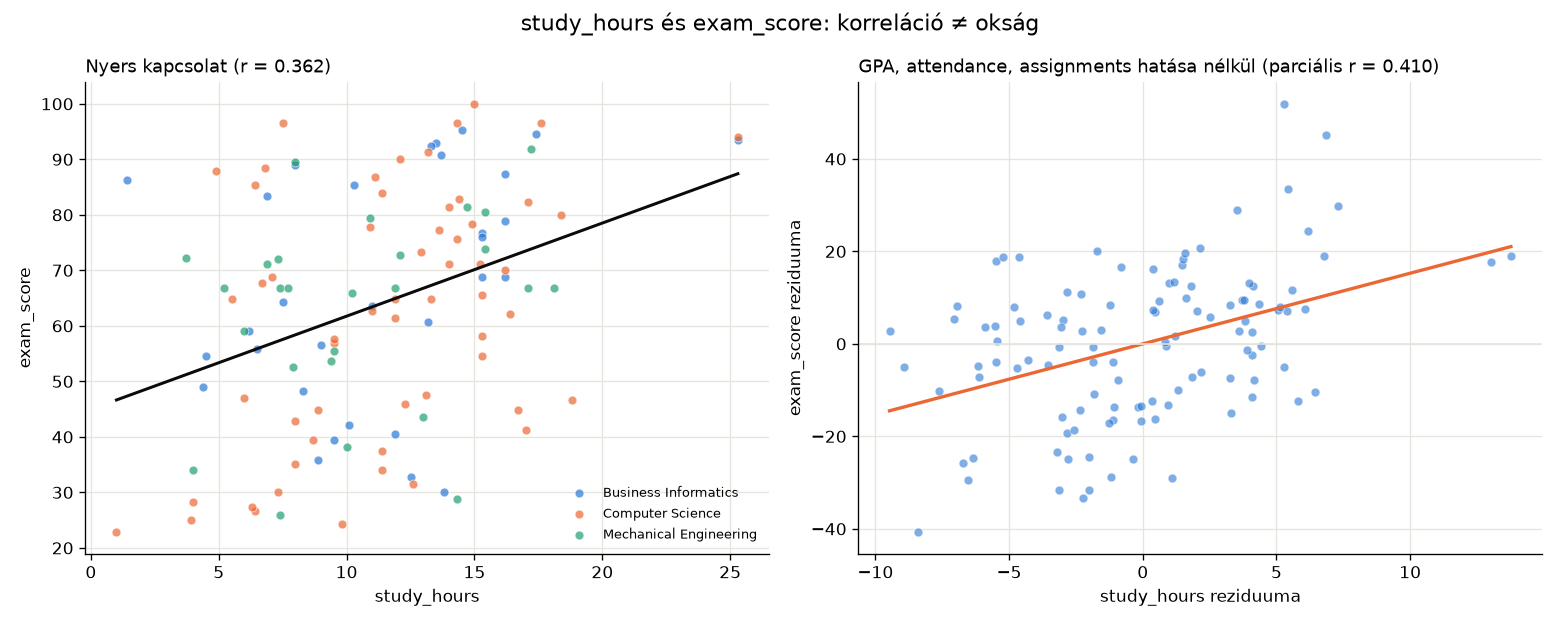

Write the Python code that produced this figure.
# -*- coding: utf-8 -*-
"""5. Korrelációs és oksági kapcsolat.

Bemenet: student_performance_imputed.csv

Megvizsgáljuk a study_hours és az exam_score kapcsolatát, majd azt, hogy
mennyit változik ez a kapcsolat, ha a többi mért változó hatását kiszűrjük
(parciális korreláció), illetve képzési programonként. Végül szövegesen
megválaszoljuk, hogy a korrelációból következik-e oksági kapcsolat.

Fontos: a korreláció nem jelent oksági kapcsolatot.
"""

import os

import numpy as np
import pandas as pd
import matplotlib.pyplot as plt
from scipy import stats

MAPPA = os.path.dirname(os.path.abspath(__file__))
BEMENET = os.path.join(MAPPA, "student_performance_imputed.csv")

X, Y = "study_hours", "exam_score"
KONTROLL = ["previous_gpa", "attendance", "assignments_completed"]

SZIN = "#2a78d6"
SZIN2 = "#eb6834"
SZOVEG_SZIN = "#0b0b0b"
RACS_SZIN = "#e5e4df"
PROGRAM_SZINEK = ["#2a78d6", "#eb6834", "#1f9e6e"]


def cim(szoveg):
    """Szakaszcím a kimenetben."""
    print()
    print("=" * 70)
    print(szoveg)
    print("=" * 70)


def beolvas():
    return pd.read_csv(BEMENET, sep=";", encoding="utf-8")


def ax_formaz(ax, cim_szoveg, xlabel, ylabel):
    """Közös formázás: cím, tengelyfeliratok, halvány rács."""
    ax.set_title(cim_szoveg, loc="left", fontsize=11)
    ax.set_xlabel(xlabel)
    ax.set_ylabel(ylabel)
    ax.grid(color=RACS_SZIN, linewidth=0.8)
    ax.set_axisbelow(True)
    for oldal in ("top", "right"):
        ax.spines[oldal].set_visible(False)


def reziduum(df, cel, magyarazok):
    """A cél változó lineáris regressziós reziduuma a magyarázó változókra."""
    M = np.column_stack([np.ones(len(df))] + [df[v].to_numpy(dtype=float) for v in magyarazok])
    y = df[cel].to_numpy(dtype=float)
    b, *_ = np.linalg.lstsq(M, y, rcond=None)
    return y - M @ b


def parcialis(df, kontroll):
    """X és Y parciális korrelációja: a kontrollváltozók hatását mindkettőből kiszűrjük."""
    rx = reziduum(df, X, kontroll)
    ry = reziduum(df, Y, kontroll)
    return stats.pearsonr(rx, ry).statistic, rx, ry


def abra(df, rx, ry, r, r_parc):
    fig, (ax_bal, ax_jobb) = plt.subplots(1, 2, figsize=(13, 5.2))

    for (program, resz), szin in zip(df.groupby("programme"), PROGRAM_SZINEK):
        ax_bal.scatter(resz[X], resz[Y], s=28, color=szin, alpha=0.7, edgecolor="white",
                       linewidth=0.5, label=program)
    meredekseg, metszet = np.polyfit(df[X], df[Y], 1)
    vonal = np.linspace(df[X].min(), df[X].max(), 100)
    ax_bal.plot(vonal, metszet + meredekseg * vonal, color=SZOVEG_SZIN, linewidth=1.8)
    ax_bal.legend(frameon=False, fontsize=8, loc="lower right")
    ax_formaz(ax_bal, "Nyers kapcsolat (r = {:.3f})".format(r), X, Y)

    # parciális regressziós ábra: mindkét változóból kiszűrve a kontrollváltozók hatását
    ax_jobb.scatter(rx, ry, s=28, color=SZIN, alpha=0.6, edgecolor="white", linewidth=0.5)
    meredekseg, metszet = np.polyfit(rx, ry, 1)
    vonal = np.linspace(rx.min(), rx.max(), 100)
    ax_jobb.plot(vonal, metszet + meredekseg * vonal, color=SZIN2, linewidth=2)
    ax_jobb.axhline(0, color=RACS_SZIN, linewidth=1)
    ax_formaz(ax_jobb, "GPA, attendance, assignments hatása nélkül (parciális r = {:.3f})"
              .format(r_parc), X + " reziduuma", Y + " reziduuma")

    fig.suptitle("study_hours és exam_score: korreláció ≠ okság", fontsize=13)
    fig.tight_layout()
    fig.savefig(os.path.join(MAPPA, "05_korrelacio_oksag.png"), dpi=120)


def main():
    df = beolvas()
    print("Beolvasva: {} sor, {} oszlop".format(*df.shape))

    cim("A study_hours és az exam_score kapcsolata")
    pearson = stats.pearsonr(df[X], df[Y])
    spearman = stats.spearmanr(df[X], df[Y])
    meredekseg, metszet = np.polyfit(df[X], df[Y], 1)
    r = pearson.statistic
    print("Pearson r = {:.3f} (p = {:.2e}), Spearman ρ = {:.3f}".format(
        r, pearson.pvalue, spearman.statistic))
    print("R² = {:.3f}: a tanulási idő a vizsgapontszám szórásának ~{:.0f}%-ával együtt mozog.".format(
        r ** 2, 100 * r ** 2))
    print("Regressziós egyenes: exam_score = {:.2f} + {:.2f} · study_hours".format(metszet, meredekseg))
    print("→ egy további tanulási óra átlagosan {:.2f} ponttal magasabb eredménnyel JÁR EGYÜTT".format(
        meredekseg))
    print("  (ez leíró összefüggés, nem azt jelenti, hogy egy óra tanulás {:.2f} pontot OKOZ).".format(
        meredekseg))

    cim("Változik-e a kapcsolat, ha más változókat is figyelembe veszünk?")
    print("study_hours korrelációja a többi mért változóval:")
    for v in KONTROLL:
        print("  {:<22} r = {:>6.3f}".format(v, df[X].corr(df[v])))
    print()
    print("Parciális korreláció (a kontrollváltozók hatását X-ből és Y-ból is kiszűrve):")
    for kontroll in ([v] for v in KONTROLL):
        print("  kontroll: {:<34} r = {:.3f}".format(", ".join(kontroll), parcialis(df, kontroll)[0]))
    r_parc, rx, ry = parcialis(df, KONTROLL)
    print("  kontroll: {:<34} r = {:.3f}".format("mind a három", r_parc))
    print()
    print("Képzési programonként:")
    for program, resz in df.groupby("programme"):
        print("  {:<24} n = {:>3}, r = {:.3f}".format(program, len(resz), resz[X].corr(resz[Y])))
    print()
    print("A három mért változó együttes kiszűrése után is megmarad a kapcsolat ({:.3f} → {:.3f}),"
          .format(r, r_parc))
    print("mert a study_hours alig korrelál velük. Az attendance kiszűrése kissé gyengíti, mert")
    print("a tanulás és az órára járás enyhén együtt mozog; az assignments_completed kiszűrése")
    print("erősíti, mert az a study_hours-szal negatívan, az exam_score-ral pozitívan függ össze.")
    print("Ez azonban NEM bizonyítja az okságot: csak azokat a tényezőket tudjuk kiszűrni,")
    print("amelyeket mértünk. A motiváció, a tárgy nehézsége vagy az előzetes ismeretek nagy része")
    print("nem szerepel az adatbázisban. A kapcsolat programonként is eltérő erősségű.")

    cim("1. Következik-e a korrelációból, hogy a több tanulás önmagában magasabb eredményt okoz?")
    print("Nem. A pozitív korreláció csak annyit mond, hogy a többet tanuló hallgatók átlagosan")
    print("jobb eredményt érnek el. Megfigyelési adatokból (nem kontrollált kísérletből) az")
    print("együttmozgás oka nem állapítható meg: lehet, hogy a tanulás hat az eredményre, de")
    print("lehet, hogy egy harmadik tényező hat mindkettőre. Oksági következtetéshez véletlen")
    print("besorolású kísérlet vagy speciális oksági módszertan kellene.")

    cim("2. Milyen további változók befolyásolhatják mindkettőt? (zavaró változók)")
    print("- Hallgatói motiváció, ambíció: a motivált hallgató többet tanul ÉS jobban is teljesít.")
    print("- Előzetes ismeretek, képességek: aki jobban érti az anyagot, másképp tanul és jobb")
    print("  eredményt ér el (részben a previous_gpa méri).")
    print("- A tantárgy / program nehézsége: nehezebb tárgyon többet kell tanulni, és a pontszámok")
    print("  is alacsonyabbak lehetnek, ez akár el is fedheti a valódi hatást.")
    print("- Szabadidő, munkavállalás, anyagi helyzet: a dolgozó hallgatónak kevesebb ideje")
    print("  van tanulni és órára járni is.")
    print("- Egészség, alvás, stressz, tanulási módszer: a tanulás minősége nem azonos a")
    print("  mennyiségével.")
    print("- Mérési hiba: a study_hours valószínűleg önbevallás, torzíthat.")

    cim("3. Elképzelhető-e fordított vagy közvetett kapcsolat?")
    print("Fordított kapcsolat: igen. Aki korábban sikerélményt szerzett vagy jól halad,")
    print("motiváltabb, ezért többet tanul – ekkor a jó teljesítmény okozza a több tanulást.")
    print("Ugyanígy a gyengébb hallgató feladhatja és kevesebbet tanul.")
    print("Közvetett kapcsolat: igen. A tanulás hathat közvetítő változókon keresztül, pl. több")
    print("tanulás → jobb megértés → több beadott feladat → jobb vizsga. Az is lehet, hogy a")
    print("két változó csak egy közös okon keresztül függ össze: motiváció → több tanulás, és")
    print("motiváció → rendszeres órára járás → jobb eredmény.")

    cim("Fontos megjegyzés")
    print("A korreláció nem jelent oksági kapcsolatot. A study_hours és az exam_score között")
    print("r = {:.3f} közepes pozitív együttmozgás van, de ebből önmagában nem következik, hogy"
          .format(r))
    print("a tanulási idő növelése automatikusan javítaná a vizsgaeredményt.")

    abra(df, rx, ry, r, r_parc)
    plt.show()


if __name__ == "__main__":
    main()
